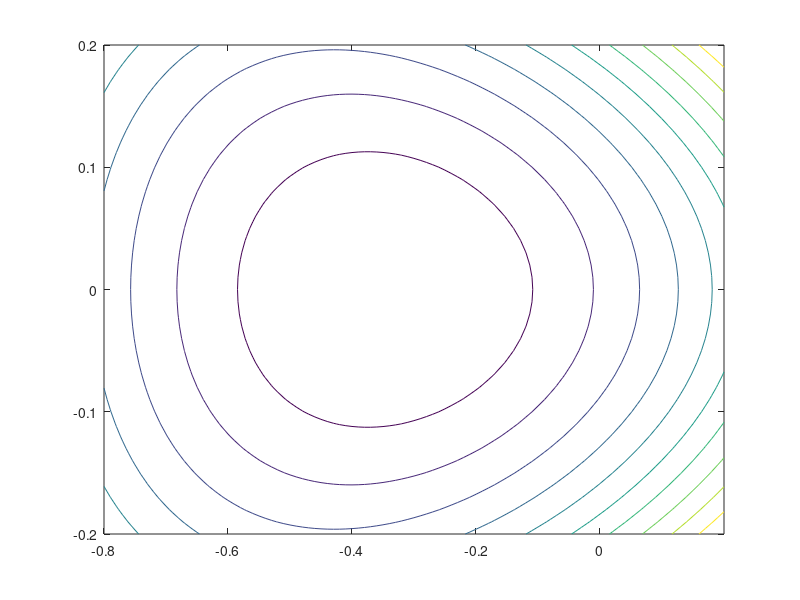
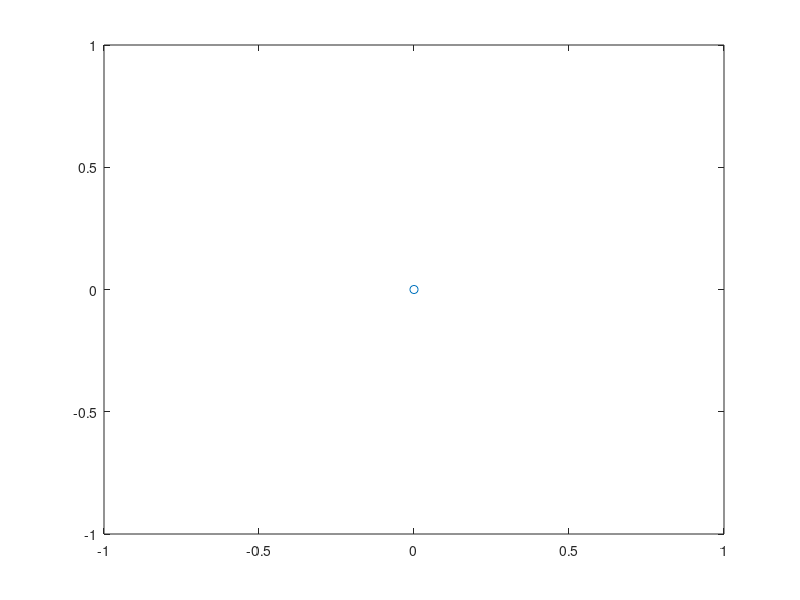

The MATLAB source for these figures, in order:
%This is a gradient descent for Figure 9.3
function [seq, len] = fyc()
[seq, len] = graddescbt('fd', 'dfd', [1 1], 0.1, 0.01, 0.1, 0.7)
[X,Y] = meshgrid(-0.8:0.01:0.2,-0.2:0.01:0.2);
Z = exp(X+3.*Y-0.1)+exp(X-3.*Y-0.1)+exp(-X-0.1);
figure
contour(X, Y, Z, 10)
figure
plot(0, 0, 'o')
end

function [seq, len] = graddescbt(f, g, x, e, t, alpha, beta)
% gradient descent
% f -- function
% g -- gradient
% x -- initial guess
% e -- initial step size
% t -- tolerance
gx = feval(g,x) ;
seq = zeros(1000, 2);
len = 1;
seq(len, :) = x;
while(norm(gx)>t)  % crude termination condition  norm is 2-norm
  step = e .* alpha;
  while(feval(f,x - step .* feval(g,x)) > feval(f,x - step .* feval(g,x) .* beta))
      step = step .* beta;
  end
  x = x - step .* feval(g,x) ;
  len = len + 1;
  seq(len, :) = x;
  gx = feval(g,x); 
end
end

function rtn= fd(c)
x=c(1) ;
y=c(2) ;
rtn = exp(x+3.*y-0.1)+exp(x-3.*y-0.1)+exp(-x-0.1) ;
end

function rtn= dfd(c)
x=c(1) ;
y=c(2) ;
rtn = [exp(x+3.*y-0.1)+exp(x-3.*y-0.1)-exp(-x-0.1) 3.*exp(x+3.*y-0.1)-3.*exp(x-3.*y-0.1)] ;
end
